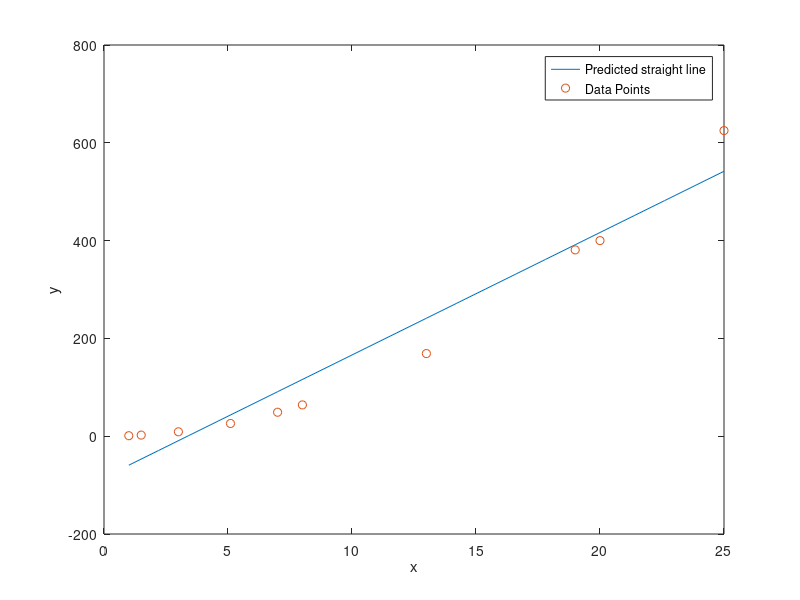
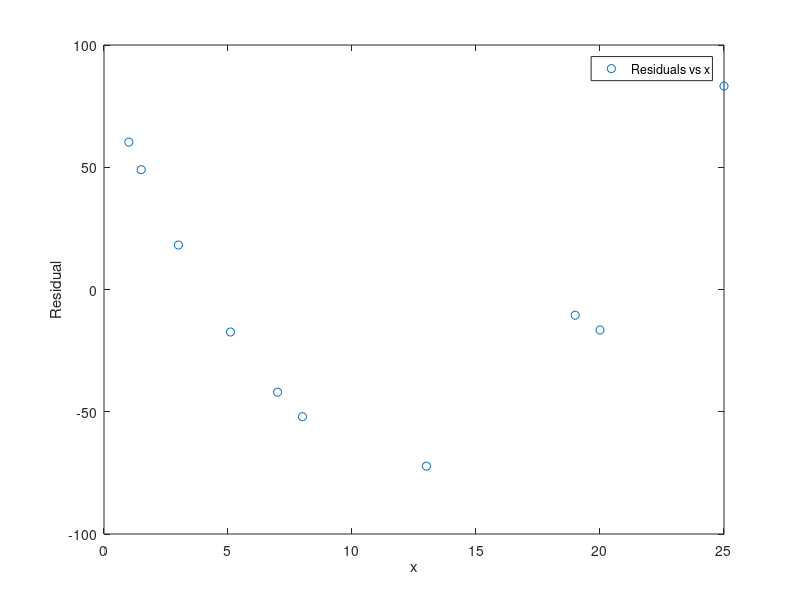
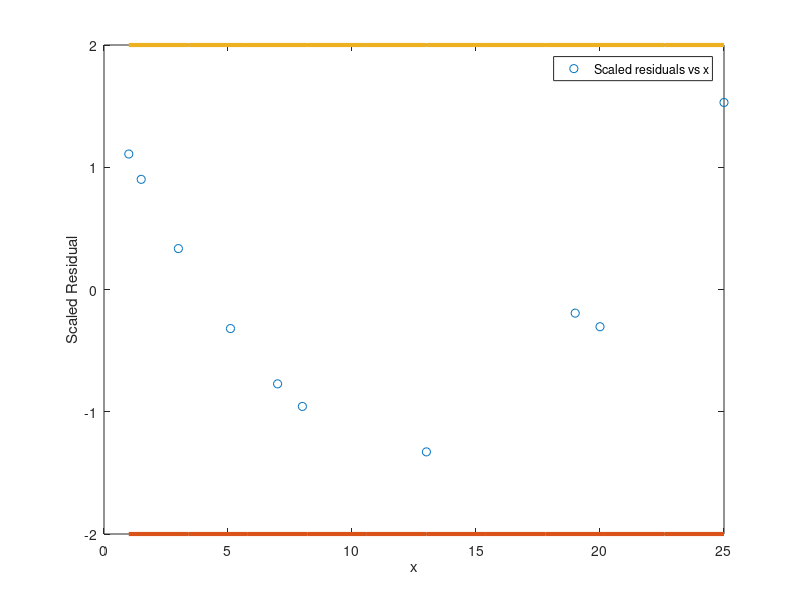

Recreate these plots in MATLAB, in order.
% Adequacy of Regression Models
% 2007 Jamie Trahan, Autar Kaw
% University of South Florida
% United States of America
% kaw@eng.usf.edu
% http://numericalmethods.eng.usf.edu

% This worksheet allows you to determine whether a straight-line regression model adequately 
% describes n data points (x1,y1), (x2, y2), (x3,y3),....,(xn,yn). 
% Four different checks are used to find if the model is adequate. 
% Our discussion, although limited to straight line models, is applicable to any regression model.
% 
% Adequacy Check #1: Plot of straight-line regression model versus data to visually inspect 
%                              how well the data fits the line.
% Adequacy Check #2: Calculation of the coefficient of determination, r2. 
%                              This value quantifies the percentage of the original uncertainty 
%                              in the data that is explained by the straight line model.  
% Adequacy Check #3: Determine if the residuals as a function of x show nonlinearity. 
%                              This is an indication that the model is not adequate.
% Adequacy Check #4: Determine if 95% of the values of scaled residuals are within [-2,2]. 
%                              If so, this is an indication that the model may be adequate.
% Please note that the above checks are not a complete test of the adequacy of regression models. 
% Other tests include testing if indeed y is dependent on x, confidence intervals of the constants 
% of the model, etc.
% 
% To learn more about the quality of a fitted linear regression model, 
% see the worksheet on the Adequacy of Regression models.

%**************************************************************************
% INPUT PARAMETERS
% The (x,y) data pairs
clc
disp('2007 Jamie Trahan, Autar Kaw')
disp('University of South Florida')
disp('United States of America')
disp('kaw@eng.usf.edu')
disp('http://numericalmethods.eng.usf.edu')
% To enter the data, you may enter arrays as given below 
% The x and y arrays of data are given below
x=[1  1.5     3  5.1     7   8    13   19    20    25];
y=[1  2.25   9  26.01 49  64 169  381  400   625];
% ***********************************************************

disp(' ')
disp('This worksheet allows you to determine whether a straight-line regression model')
disp ('adequately describes n data points (x1,y1), (x2, y2), (x3,y3),....,(xn,yn)') 
disp('Four different checks are used to find if the model is adequate. ')
disp('Our discussion, although limited to straight line models, is applicable to any regression model')
disp(' ')
disp('Adequacy Check #1: Plot of straight-line regression model versus data to visually') 
disp('                               inspect how well the data fits the line.')
disp('Adequacy Check #2: Calculation of the coefficient of determination, r2. ')
disp('                               This value quantifies the percentage of the original')
disp('                               uncertainty in the data that is explained by the straight line model.')
disp('Adequacy Check #3: Determine if the residuals as a function of x show nonlinearity.')
disp('                               This is an indication that the model is not adequate.')
disp('Adequacy Check #4: Determine if 95 percent of the values of scaled residuals are within [-2,2]')
disp('                               If so, this is an indication that the model may be adequate.')
disp(' ')
disp('Please note that the above checks are not a complete test of the adequacy of regression models. ')
disp('Other tests include testing if indeed y is dependent on x, confidence intervals') 
disp('of the constants of the model, etc.')
disp('To learn more about the quality of a fitted linear regression model,')
disp('see the Adequacy of Regression Models Texbook Notes')
    
    
% Finding the straight line regression model
n=length(x);
fprintf('\nNumber of data points =%g\n',n)
disp('The x and y arrays of data are given below')
x
y
a = polyfit(x,y,1);
fprintf ('The straight line regression curve y=%g + (%g) x\n',a(2),a(1))

% ADEQUACY CHECK#1
% The linear regression model is plotted versus the data points in Figure 1.
% See if the straight-line regression model visually explains the data.
disp(' ')
disp(' ADEQUACY CHECK#1')
disp(' The linear regression model is plotted versus the data points in Figure 1.')
disp(' See if the straight-line regression model visually explains the data.')
figure (1)
xx=x(1):(x(n)-x(1))/20:x(n);
yy=a(2)+a(1)*xx;
plot(xx,yy)
hold on;
plot(x,y,'o')
hold off;
legend('Predicted straight line','Data Points')
xlabel ('x')
ylabel('y')


% ADEQUACY CHECK#2
% In this section we will calculate the coefficient of determination, r2.
% r2=(St-Sr)/St
% where 
% Sr = the sum of the squares of the residuals 
%        (a value that quantifies the spread around the regression line)
% and
% St = the sum of the squares of deviation from the mean 
%        (a value that measures the spread between the data and its mean)
% 
% This value describes the proportion of variation in the response data 
% that is explained by the regression model. When all the points in a data set lie 
% on the regression model, the largest possible value of r2 = 1 is obtained, 
% while a minimum possible value of r2 = 0 is obtained when there is only one data point 
% or if the straight line regression model is a constant line. 

disp(' ')
disp(' ADEQUACY CHECK#2')
disp(' In this section we will calculate the coefficient of determination, r2.')
disp('    r2=(St-Sr)/St')
disp(' where ')
disp('    Sr = the sum of the squares of the residuals ')
disp('             (a value that quantifies the spread around the regression line)')
disp('    St = the sum of the squares of deviation from the mean ')
disp('             (a value that measures the spread between the data and its mean)')
disp('This value describes the proportion of variation in the response data ')
disp('that is explained by the regression model. When all the points in a data set lie ')
disp('on the regression model, the largest possible value of r2 = 1 is obtained, ')
disp('while a minimum possible value of r2 = 0 is obtained when there is only one data point ')
disp('or if the straight line regression model is a constant line. ')
St=0;
for i=1:n
    St=St+(y(i)-mean(y))^2;
end

Sr=0;
for i=1:n
    Sr=Sr+(y(i)-a(2)-a(1)*x(i))^2;
end
r2=(St-Sr)/St;
fprintf ('The coefficient of determination is = %g\n\n',r2)


% ADEQUACY CHECK#3
% In this section, the residuals, which are the differences between the observed values 
% and predicted values (y(i) - a2 - a1*x(i)), are found and then plotted as a function of x to 
% check for increasing variance, outliers, or nonlinearity.

disp('ADEQUACY CHECK#3')
disp('In this section, the residuals, which are the differences between the observed values ')
disp('and predicted values (y(i) - a2 - a1*x(i)), are found and then plotted in Figure 2 as a')
disp('function of x to check for increasing variance, outliers, or nonlinearity.')

residuals=y-a(2)-a(1)*x;
figure(2)
plot(x,residuals,'o')
hold off;
legend('Residuals vs x')
xlabel ('x')
ylabel('Residual')

% ADEQUACY CHECK#4
% In this section, the scaled residuals SR (ratio between residual and the standard error of estimate) 
% are calculated. SR at a point is given by 
% SR=(residual at the point)/(standard error of estimate)
% Standard error of estimate = sqrt(Sr/(n-constants of model))
% For a straight line, the constants of the model are 2
% You want to check if 95% of the scaled residuals fall in the [-2,2] range
disp(' ')
disp('ADEQUACY CHECK#4')
disp('In this section, the scaled residuals SR (ratio between residual and the standard error of estimate) ')
disp('are calculated.  SR at a point is given by ')
disp('     SR=(residual at the point)/(standard error of estimate)')
disp('where')
disp('     Standard error of estimate = sqrt(Sr/(n-constants of model))')
disp('For a straight line, the constants of the model are 2')
disp('You want to check if 95% of the scaled residuals fall in the [-2,2] range')

standard_error=sqrt(Sr/(n-2));
fprintf('The standard error of estimate is =%g\n',standard_error) 
SR=residuals/standard_error;

% Counting how many scaled residuals are in [-2,2] range
number_inside=0;
for i=1:n
   if SR(i)>=-2 & SR(i)<=2 
        number_inside=number_inside+1;
   end
end

percent_inside=number_inside/n*100;
if percent_inside>=95 
     disp('95 percent of the scaled residuals are between -2 and 2.  See Figure 3')
     fprintf('Actual percentage of scaled residuals between -2 and 2 is =%g',percent_inside)
else
     disp('95 percent of the scaled residuals are NOT between -2 and 2. See Figure 3')
     fprintf('Actual percentage of scaled residuals between -2 and 2 is =%g',percent_inside)
end

figure(3)
plot(x,SR,'o')
hold on;
xx=x(1):(x(n)-x(1))/10:x(n);
yy=xx-xx-2;
plot(xx,yy,'-','LineWidth',3)
hold on;
xx=x(1):(x(n)-x(1))/10:x(n);
yy=xx-xx+2;
plot(xx,yy,'-','LineWidth',3)
hold off;
legend('Scaled residuals vs x')
xlabel ('x')
ylabel('Scaled Residual')
